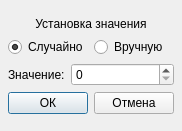
<?xml version="1.0" encoding="UTF-8"?>
<ui version="4.0">
 <class>AhpStateWindow</class>
 <widget class="QDialog" name="AhpStateWindow">
  <property name="geometry">
   <rect>
    <x>0</x>
    <y>0</y>
    <width>182</width>
    <height>131</height>
   </rect>
  </property>
  <property name="windowTitle">
   <string>АХП режим</string>
  </property>
  <layout class="QHBoxLayout" name="horizontalLayout_2">
   <property name="leftMargin">
    <number>2</number>
   </property>
   <property name="topMargin">
    <number>2</number>
   </property>
   <property name="rightMargin">
    <number>2</number>
   </property>
   <property name="bottomMargin">
    <number>2</number>
   </property>
   <item>
    <spacer name="horizontalSpacer">
     <property name="orientation">
      <enum>Qt::Horizontal</enum>
     </property>
     <property name="sizeHint" stdset="0">
      <size>
       <width>40</width>
       <height>20</height>
      </size>
     </property>
    </spacer>
   </item>
   <item>
    <layout class="QVBoxLayout" name="verticalLayout_2">
     <item>
      <spacer name="verticalSpacer">
       <property name="orientation">
        <enum>Qt::Vertical</enum>
       </property>
       <property name="sizeHint" stdset="0">
        <size>
         <width>20</width>
         <height>40</height>
        </size>
       </property>
      </spacer>
     </item>
     <item>
      <widget class="QLabel" name="label">
       <property name="text">
        <string>Установка значения</string>
       </property>
       <property name="alignment">
        <set>Qt::AlignCenter</set>
       </property>
      </widget>
     </item>
     <item>
      <layout class="QHBoxLayout" name="horizontalLayout">
       <item>
        <widget class="QRadioButton" name="randomButton">
         <property name="text">
          <string>Случайно</string>
         </property>
         <property name="checked">
          <bool>true</bool>
         </property>
        </widget>
       </item>
       <item>
        <widget class="QRadioButton" name="manualButton">
         <property name="text">
          <string>Вручную</string>
         </property>
        </widget>
       </item>
      </layout>
     </item>
     <item>
      <layout class="QFormLayout" name="formLayout">
       <item row="0" column="0">
        <widget class="QLabel" name="ahpValueLabel">
         <property name="text">
          <string>Значение:</string>
         </property>
        </widget>
       </item>
       <item row="0" column="1">
        <widget class="QSpinBox" name="ahpValueSpinBox">
         <property name="enabled">
          <bool>true</bool>
         </property>
        </widget>
       </item>
      </layout>
     </item>
     <item>
      <layout class="QHBoxLayout" name="horizontalLayout_3">
       <property name="bottomMargin">
        <number>0</number>
       </property>
       <item>
        <widget class="QPushButton" name="acceptButton">
         <property name="text">
          <string>ОК</string>
         </property>
        </widget>
       </item>
       <item>
        <widget class="QPushButton" name="cancelButton">
         <property name="text">
          <string>Отмена</string>
         </property>
        </widget>
       </item>
      </layout>
     </item>
     <item>
      <spacer name="verticalSpacer_2">
       <property name="orientation">
        <enum>Qt::Vertical</enum>
       </property>
       <property name="sizeHint" stdset="0">
        <size>
         <width>20</width>
         <height>40</height>
        </size>
       </property>
      </spacer>
     </item>
    </layout>
   </item>
   <item>
    <spacer name="horizontalSpacer_2">
     <property name="orientation">
      <enum>Qt::Horizontal</enum>
     </property>
     <property name="sizeHint" stdset="0">
      <size>
       <width>40</width>
       <height>20</height>
      </size>
     </property>
    </spacer>
   </item>
  </layout>
 </widget>
 <resources/>
 <connections/>
</ui>
